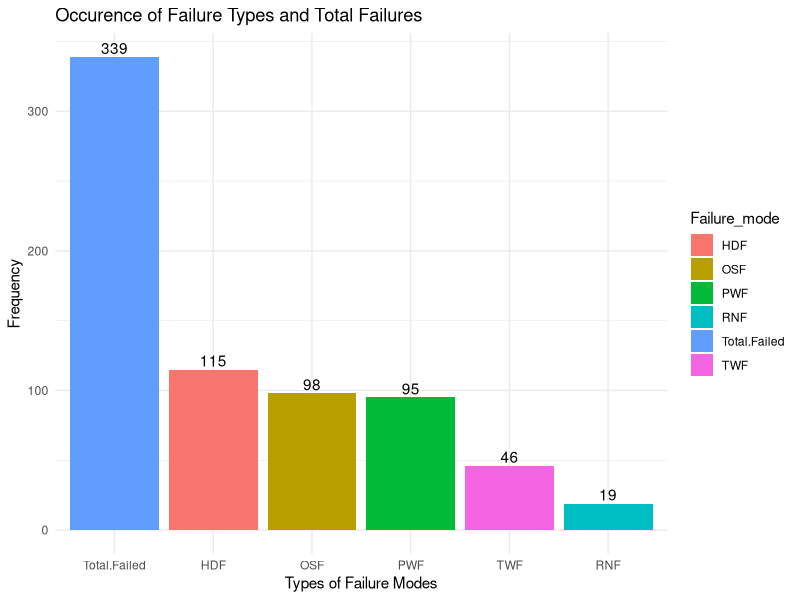
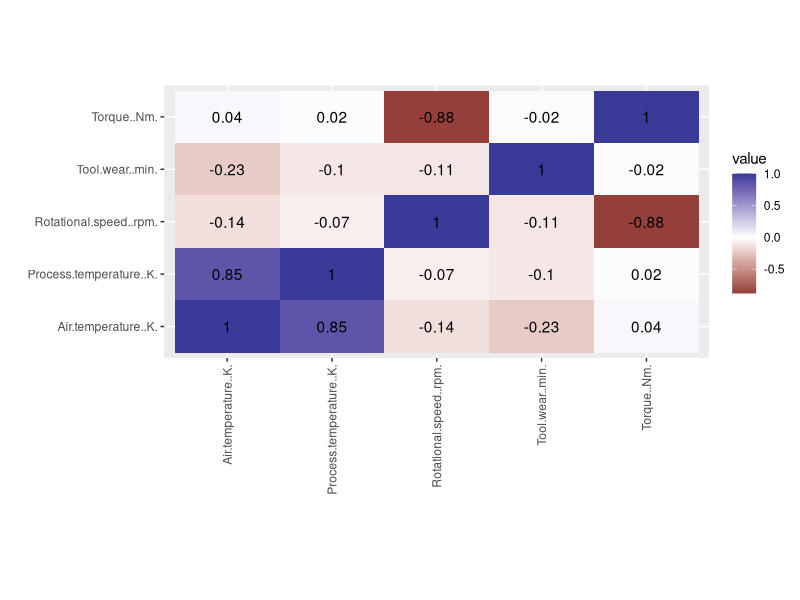
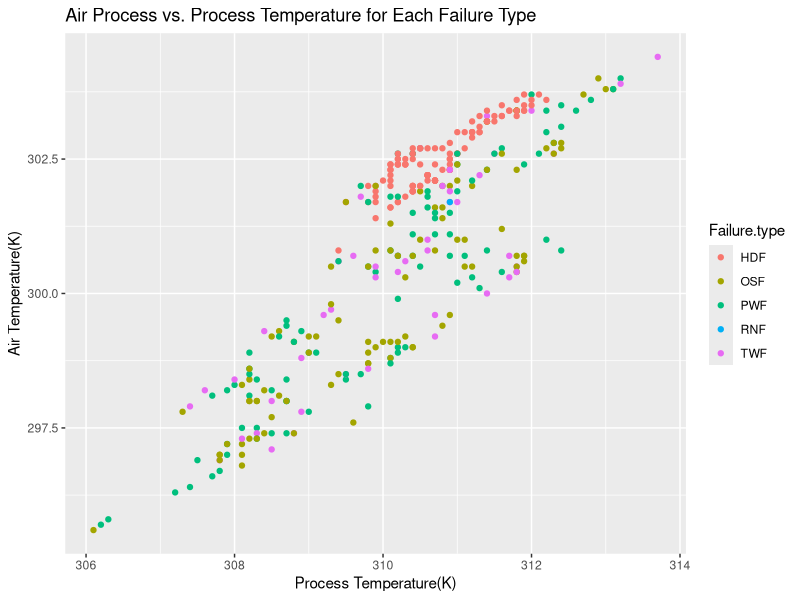
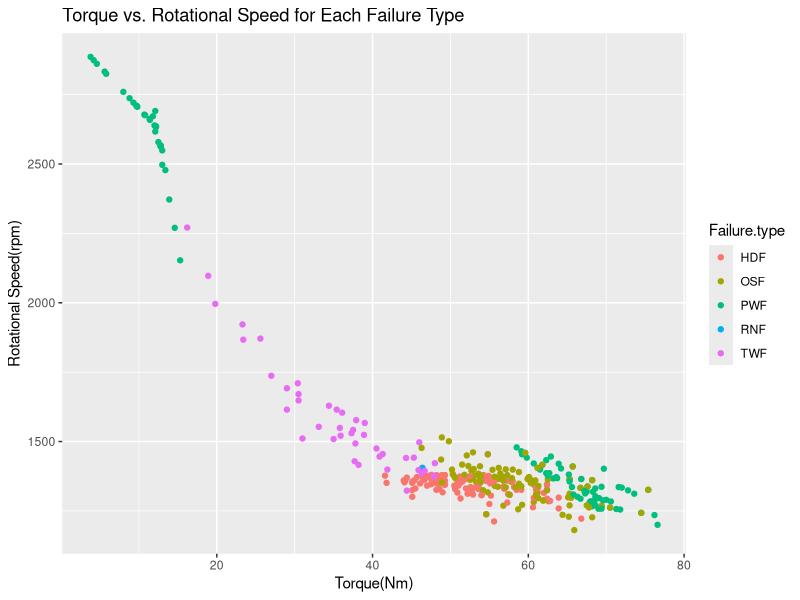
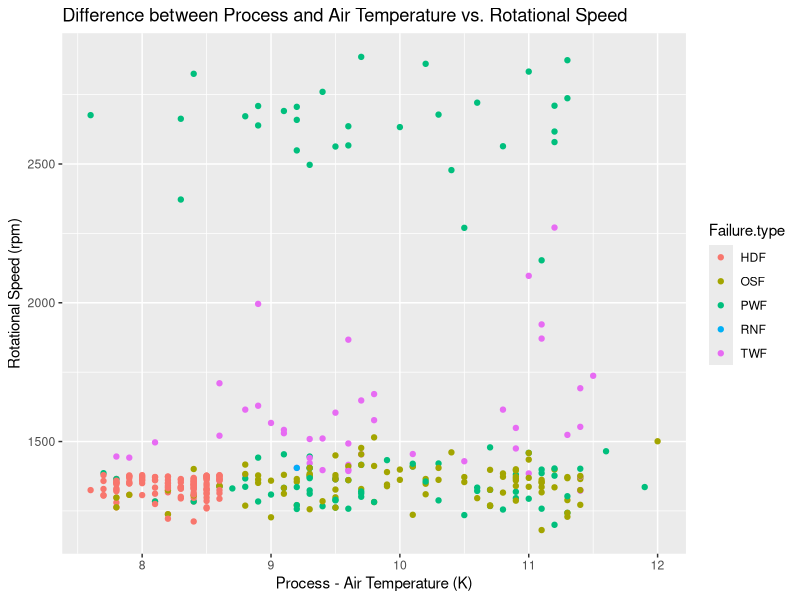
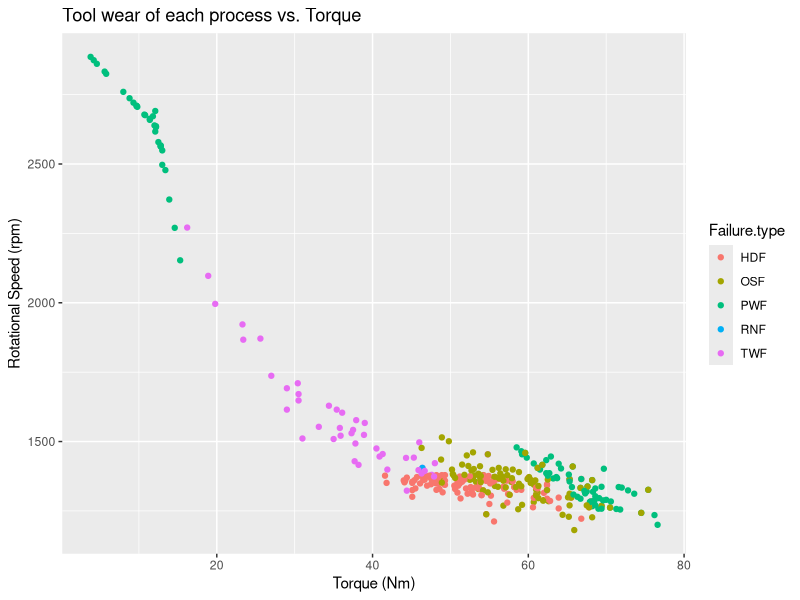
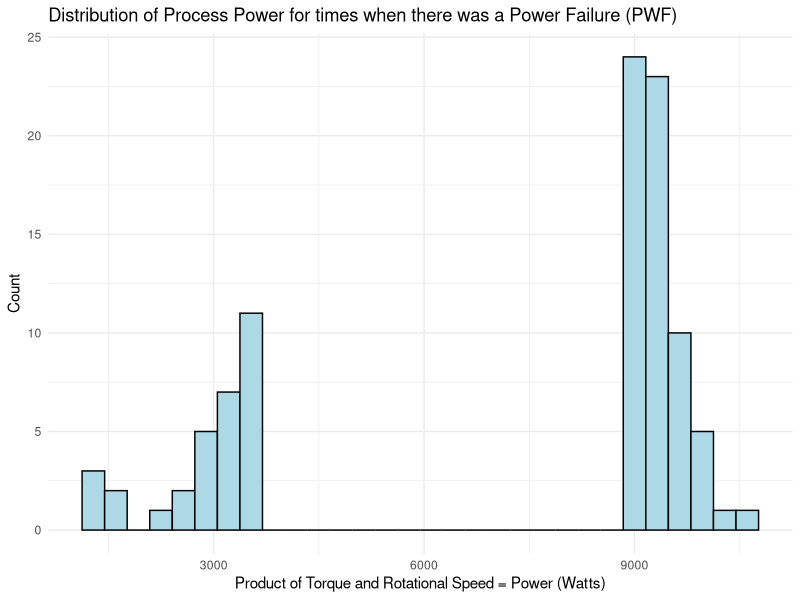
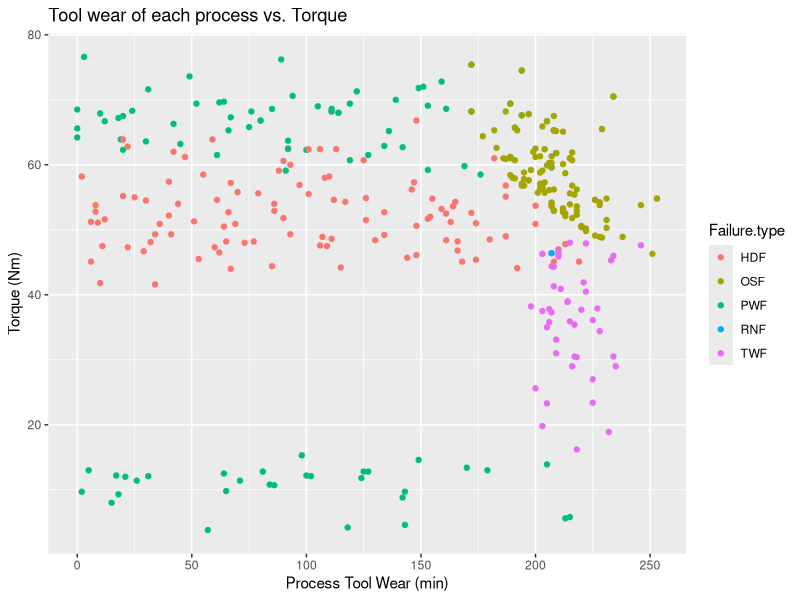

The R source for these figures, in order:
## ---- chunk 1
knitr::opts_chunk$set(echo = TRUE)
## ---- chunk 2
library(dplyr)
library(ggplot2)
library(tidyverse)
data <- read.csv(file="../data/ai4i2020.csv")
# Typo in original csv; changed UDI to UID
head(data)
glimpse(data)
nrow(data)
ncol(data)
## ---- chunk 3
# remove any NA and remove duplicated UID
data <- data %>% na.omit %>% distinct()
# Maybe try putting the last few rows into one?
clean_data <- data %>% pivot_longer(10:14,names_to="Failure.type",values_to="value") 
clean_data$Failure.type[clean_data$Machine.failure == 0] = "NONE"
clean_data_final <- clean_data[!(clean_data$Machine.failure==1 & clean_data$value == 0 ),] %>% select(!value) %>% distinct
# Clean data set tidies up the last row, possibly makes it easier to visualize to view patterns/stuff
# Similar to the Galaxy Dataset in the last HW, each process now has a categorical variable for what type of failure if one occured
# For processes in which multiple failure modes occur, we seperate them into separate rows with the same process parameters but different failure modes so the machine learning method can see the process parameters for each failure separately.
# Write clean csv to data
head(clean_data_final)
write.csv(clean_data_final,"../data/clean_data_final.csv", row.names = FALSE)
## ---- chunk 4
data %>% summarize(Total.Failed = sum(Machine.failure),TWF=sum(TWF),HDF = sum(HDF),PWF=sum(PWF),OSF=sum(OSF),RNF=sum(RNF)) %>% pivot_longer(1:6,names_to="Failure_mode",values_to="Frequency") %>% ggplot(aes(x=reorder(Failure_mode,-Frequency),y=Frequency,fill=Failure_mode)) +geom_bar(stat = "identity") + geom_text(aes(label=Frequency), position=position_dodge(width=0.9), vjust=-0.25) + theme_minimal() + xlab("Types of Failure Modes") + ggtitle("Occurence of Failure Types and Total Failures")
(data %>% filter(Machine.failure == 1) %>% nrow)*100/(data %>% nrow)
## ---- chunk 5
data %>%  filter(Machine.failure==1) %>% select(!c(Machine.failure,UID,TWF,RNF,PWF,HDF,OSF)) %>%select_if(is.numeric) %>% cor %>% as.data.frame %>% rownames_to_column %>% pivot_longer(-1)%>% ggplot(aes(rowname,name,fill=value)) + geom_tile() + geom_text(aes(label=round(value,2))) + xlab("") + ylab("") + coord_fixed(ratio=1/2) + scale_fill_gradient2()+theme(axis.text.x = element_text(angle = 90, vjust = 0.5, hjust=1))
## ---- chunk 6
clean_data_final %>% filter(!(Failure.type=="NONE")) %>% ggplot(aes(x=Process.temperature..K.,y=Air.temperature..K.,color=Failure.type)) + geom_point() + xlab("Process Temperature(K)") + ylab("Air Temperature(K)") + ggtitle("Air Process vs. Process Temperature for Each Failure Type")
# + geom_smooth(method = "glm", formula = y~x, method.args = list(family = gaussian(link = 'log')))
clean_data_final %>% filter(!(Failure.type=="NONE")) %>% ggplot(aes(x=Torque..Nm.,y=Rotational.speed..rpm.,color=Failure.type)) + geom_point() + xlab("Torque(Nm)") + ylab("Rotational Speed(rpm)") + ggtitle("Torque vs. Rotational Speed for Each Failure Type")
## ---- chunk 7
clean_data_final%>% filter(!(Failure.type=="NONE"))  %>% ggplot(aes(x=Process.temperature..K.-Air.temperature..K.,y=Rotational.speed..rpm.)) + geom_point(aes(color=Failure.type))+xlab("Process - Air Temperature (K)") + ylab("Rotational Speed (rpm)") + ggtitle("Difference between Process and Air Temperature vs. Rotational Speed")
## ---- chunk 8
clean_data_final %>% filter(!(Failure.type=="NONE")) %>% ggplot(aes(x=Torque..Nm.,y=Rotational.speed..rpm.)) + geom_point(aes(color=Failure.type))+ xlab("Torque (Nm)") + ylab("Rotational Speed (rpm)") + ggtitle("Tool wear of each process vs. Torque")

clean_data_final %>% filter(Failure.type=="PWF") %>% mutate(product=Rotational.speed..rpm.*Torque..Nm.*2*pi/60) %>% ggplot(aes(x=product))+geom_histogram(color="black", fill="light blue") + theme_minimal() + xlab("Product of Torque and Rotational Speed = Power (Watts)") + ylab("Count") + ggtitle("Distribution of Process Power for times when there was a Power Failure (PWF)")
## ---- chunk 9
clean_data_final %>% filter(!(Failure.type=="NONE")) %>% ggplot(aes(x=Tool.wear..min.,y=Torque..Nm.)) + geom_point(aes(color=Failure.type)) + xlab("Process Tool Wear (min)") + ylab("Torque (Nm)") + ggtitle("Tool wear of each process vs. Torque")
## ---- chunk 10
clean_data_final %>% filter(!(Failure.type=="NONE") & !(Failure.type=="RNF")) %>% ggplot(aes(x=reorder(Failure.type,-Tool.wear..min.),y=Tool.wear..min.,fill=Failure.type)) + geom_bar(stat = "summary", fun= "mean") + theme_minimal() + xlab("Failure Mode") + ylab("Average Tool Wear (min)") + ggtitle("Average Tool Wear of Every Failure mode")
## ---- chunk 11
clean_data_final %>% filter(Failure.type=="OSF" | Failure.type =="NONE") %>% mutate(product=Tool.wear..min.*Torque..Nm.) %>% ggplot(aes(x=product,fill=Failure.type)) + geom_histogram() + facet_wrap(~Type) + theme_minimal() + xlab("Product of Torque and Tool Wear (min*Nm)") + ylab("Count") + ggtitle("Distribution of the product of tool wear and torque for NONE and OSF") + theme(axis.text.x = element_text(angle = 90))

clean_data_final %>% filter(Failure.type=="OSF") %>% mutate(product=Tool.wear..min.*Torque..Nm.) %>% ggplot(aes(x=product,fill=Type)) + geom_histogram() + facet_wrap(~Type) + theme_minimal() + xlab("Product of Torque and Tool Wear (min*Nm)") + ylab("Count") + ggtitle("Distribution of the product of tool wear and torque for times when there was OSF") + theme(axis.text.x = element_text(angle = 90))
